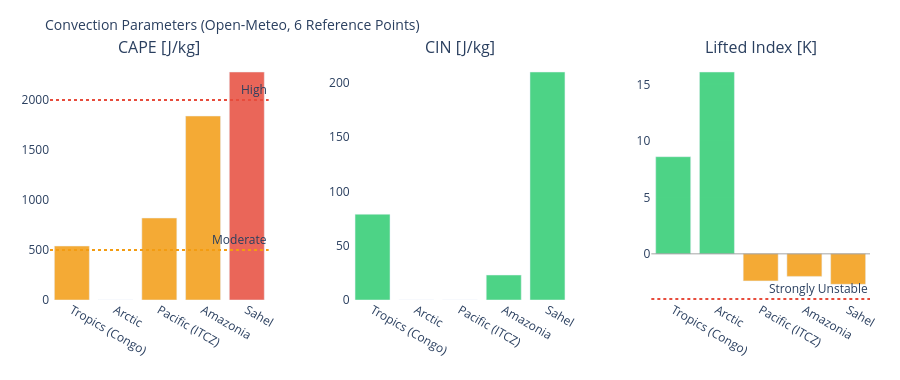

The cell this chart's notebook holds for it:
### Markdown cell above
---
## 3. Visualizations

### Code cell
# ============================================================
# CAPE / CIN / LIFTED INDEX – Convection potential
# ============================================================

if not df_atm.empty:
    fig = make_subplots(
        rows=1, cols=3,
        subplot_titles=['CAPE [J/kg]', 'CIN [J/kg]', 'Lifted Index [K]'],
        horizontal_spacing=0.1
    )
    pts = df_atm['point'].tolist()
    pt_colors = ['#E85D24','#185FA5','#888780','#378ADD','#639922','#F2A623']

    # CAPE – höher = mehr Gewitterpotential
    cape_vals = df_atm['cape'].fillna(0).tolist()
    cape_colors = ['#e74c3c' if v > 2000 else '#f39c12' if v > 500 else '#2ecc71'
                   for v in cape_vals]
    fig.add_trace(go.Bar(x=pts, y=cape_vals, marker_color=cape_colors,
                         opacity=0.85, showlegend=False), row=1, col=1)
    fig.add_hline(y=2000, line_dash='dot', line_color='#e74c3c',
                  annotation_text='High', row=1, col=1)
    fig.add_hline(y=500,  line_dash='dot', line_color='#f39c12',
                  annotation_text='Moderate', row=1, col=1)

    # CIN – negativer = stärker gedeckelt (weniger Auslöse)
    cin_vals = df_atm['cin'].fillna(0).tolist()
    cin_colors = ['#e74c3c' if v < -200 else '#f39c12' if v < -50 else '#2ecc71'
                  for v in cin_vals]
    fig.add_trace(go.Bar(x=pts, y=cin_vals, marker_color=cin_colors,
                         opacity=0.85, showlegend=False), row=1, col=2)

    # Lifted Index – negativ = instabil
    li_vals = df_atm['li'].fillna(0).tolist()
    li_colors = ['#e74c3c' if v < -4 else '#f39c12' if v < 0 else '#2ecc71'
                 for v in li_vals]
    fig.add_trace(go.Bar(x=pts, y=li_vals, marker_color=li_colors,
                         opacity=0.85, showlegend=False), row=1, col=3)
    fig.add_hline(y=0, line_color='gray', line_width=0.7, row=1, col=3)
    fig.add_hline(y=-4, line_dash='dot', line_color='#e74c3c',
                  annotation_text='Strongly Unstable', row=1, col=3)

    fig.update_layout(
        title=dict(text='Convection Parameters (Open-Meteo, 6 Reference Points)', font=dict(size=14)),
        height=380, plot_bgcolor='rgba(0,0,0,0)', paper_bgcolor='rgba(0,0,0,0)',
        margin=dict(l=50, r=30, t=60, b=80)
    )
    fig.update_xaxes(tickangle=30)
    fig.show()

### Figure 1 — Plotly figure (JSON) as saved in the notebook; plotly's stock layout.template omitted (floating-point values rounded to 4 significant figures)
{"data": [{"marker": {"color": ["#f39c12", "#2ecc71", "#f39c12", "#f39c12", "#e74c3c"]}, "opacity": 0.85, "showlegend": false, "type": "bar", "x": ["Tropics (Congo)", "Arctic", "Pacific (ITCZ)", "Amazonia", "Sahel"], "xaxis": "x", "y": [540.0, 0.0, 820.0, 1840.0, 2280.0], "yaxis": "y"}, {"marker": {"color": ["#2ecc71", "#2ecc71", "#2ecc71", "#2ecc71", "#2ecc71"]}, "opacity": 0.85, "showlegend": false, "type": "bar", "x": ["Tropics (Congo)", "Arctic", "Pacific (ITCZ)", "Amazonia", "Sahel"], "xaxis": "x2", "y": [79.0, 0.0, 0.0, 23.0, 210.0], "yaxis": "y2"}, {"marker": {"color": ["#2ecc71", "#2ecc71", "#f39c12", "#f39c12", "#f39c12"]}, "opacity": 0.85, "showlegend": false, "type": "bar", "x": ["Tropics (Congo)", "Arctic", "Pacific (ITCZ)", "Amazonia", "Sahel"], "xaxis": "x3", "y": [8.6, 16.1, -2.4, -2.0, -2.7], "yaxis": "y3"}], "layout": {"annotations": [{"font": {"size": 16}, "showarrow": false, "text": "CAPE [J/kg]", "x": 0.1333, "xanchor": "center", "xref": "paper", "y": 1.0, "yanchor": "bottom", "yref": "paper"}, {"font": {"size": 16}, "showarrow": false, "text": "CIN [J/kg]", "x": 0.5, "xanchor": "center", "xref": "paper", "y": 1.0, "yanchor": "bottom", "yref": "paper"}, {"font": {"size": 16}, "showarrow": false, "text": "Lifted Index [K]", "x": 0.8667, "xanchor": "center", "xref": "paper", "y": 1.0, "yanchor": "bottom", "yref": "paper"}, {"showarrow": false, "text": "High", "x": 1, "xanchor": "right", "xref": "x domain", "y": 2000, "yanchor": "bottom", "yref": "y"}, {"showarrow": false, "text": "Moderate", "x": 1, "xanchor": "right", "xref": "x domain", "y": 500, "yanchor": "bottom", "yref": "y"}, {"showarrow": false, "text": "Strongly Unstable", "x": 1, "xanchor": "right", "xref": "x3 domain", "y": -4, "yanchor": "bottom", "yref": "y3"}], "height": 380, "margin": {"b": 80, "l": 50, "r": 30, "t": 60}, "paper_bgcolor": "rgba(0,0,0,0)", "plot_bgcolor": "rgba(0,0,0,0)", "shapes": [{"line": {"color": "#e74c3c", "dash": "dot"}, "type": "line", "x0": 0, "x1": 1, "xref": "x domain", "y0": 2000, "y1": 2000, "yref": "y"}, {"line": {"color": "#f39c12", "dash": "dot"}, "type": "line", "x0": 0, "x1": 1, "xref": "x domain", "y0": 500, "y1": 500, "yref": "y"}, {"line": {"color": "gray", "width": 0.7}, "type": "line", "x0": 0, "x1": 1, "xref": "x3 domain", "y0": 0, "y1": 0, "yref": "y3"}, {"line": {"color": "#e74c3c", "dash": "dot"}, "type": "line", "x0": 0, "x1": 1, "xref": "x3 domain", "y0": -4, "y1": -4, "yref": "y3"}], "title": {"font": {"size": 14}, "text": "Convection Parameters (Open-Meteo, 6 Reference Points)"}, "xaxis": {"anchor": "y", "domain": [0.0, 0.2667], "tickangle": 30}, "xaxis2": {"anchor": "y2", "domain": [0.3667, 0.6333], "tickangle": 30}, "xaxis3": {"anchor": "y3", "domain": [0.7333, 1.0], "tickangle": 30}, "yaxis": {"anchor": "x", "domain": [0.0, 1.0]}, "yaxis2": {"anchor": "x2", "domain": [0.0, 1.0]}, "yaxis3": {"anchor": "x3", "domain": [0.0, 1.0]}}}
